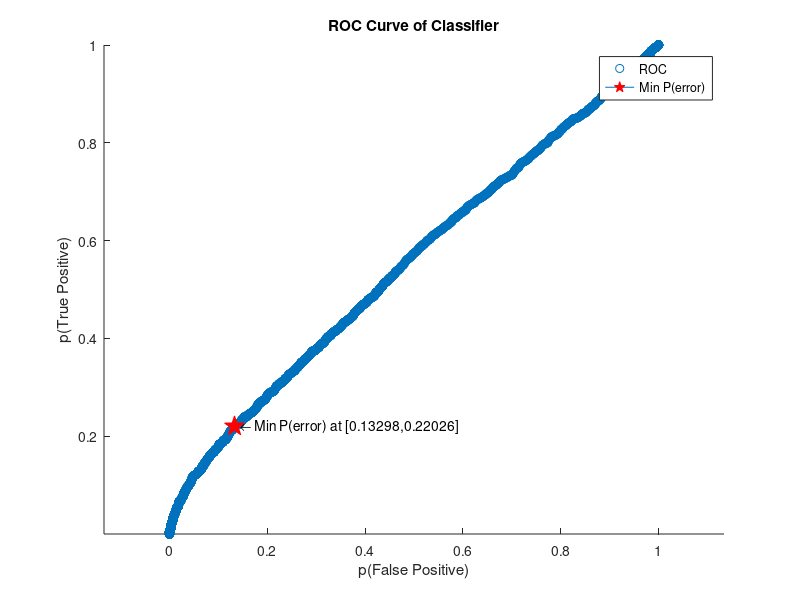
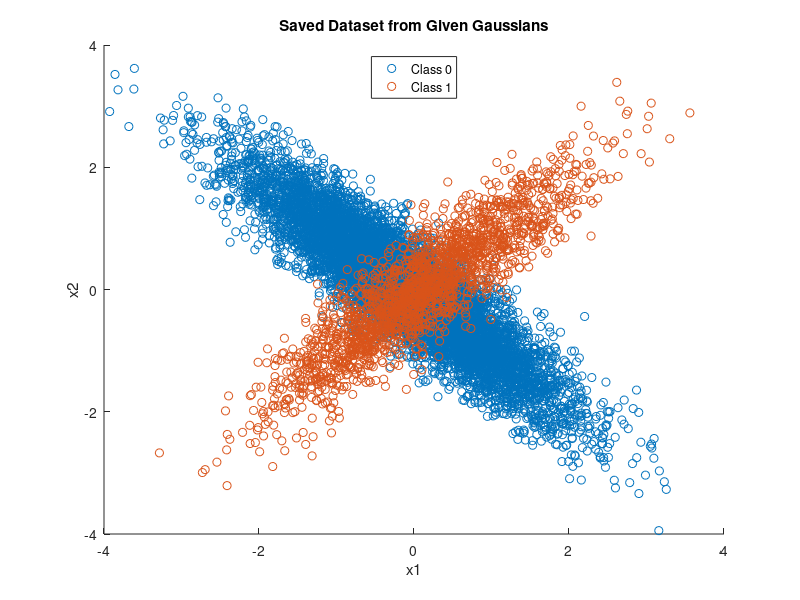
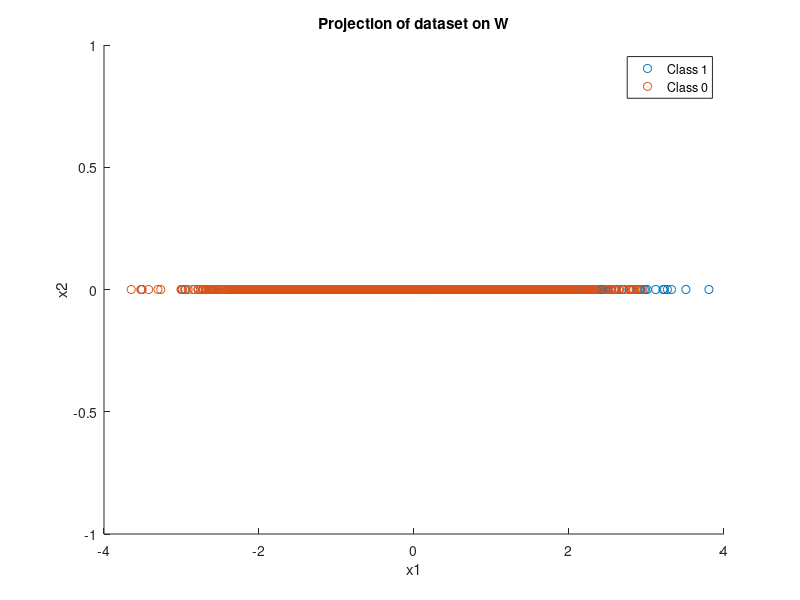

These charts were generated, in order, by the following MATLAB code:
%Author: Michael Busa
%Homework #1: Q1 part 3: Fisher LDA
%Date: 2/10/2020
%Purpose: Import Data from the saved .mat file, evaulate the gaussian pdfs 
%         with the Fisher LDA Model and find the ROC curve for true 
%         and false positive probs


%Load in saved dataset
clear
clc
N=10000;
load('q1_10000_samples.mat');
%Separate actual data from true class labels for each point
samples = data_set(1:2,:);
true_class_labels = data_set(3,:);

%Prepare to separate data
class0_data = zeros(2,N);
class1_data = zeros(2,N);
class0_sample_num = 0;
class1_sample_num = 0;

%Class priors, gaussian parameters
class0_prior = .8;
class1_prior = .2;

%Separate data by classes, count how many data points per class
for n=1:N
    if(true_class_labels(n))
        class1_data(:,n)=samples(:,n);
        class1_sample_num=class1_sample_num+1;
    else
        class0_data(:,n)=samples(:,n);
        class0_sample_num=class0_sample_num+1;
    end
end

%Calculate MUs and SIGMAs based on the samples
sample_mu0 = sum(class0_data,2)./class0_sample_num;
sample_mu1 = sum(class1_data,2)./class1_sample_num;

sample_sig0 = cov(class0_data(1,:),class0_data(2,:))./class0_prior;
sample_sig1 = cov(class1_data(1,:),class1_data(2,:))./class1_prior;

%Find Projection vector w
Sb = (sample_mu0-sample_mu1)*(sample_mu0-sample_mu1)';
Sw = sample_sig0 + sample_sig1;
[V,D] = eig(inv(Sw)*Sb);
[~,ind] = sort(diag(D),'descend');
w = V(:,ind(1)); % Fisher LDA projection vector

%Projected data
y0 = w'*class0_data(:,1:class0_sample_num);
y1 = w'*class1_data(:,class0_sample_num+1:N);
y = [y0,y1];

%Plot projection
figure(3)
scatter(y1,zeros(1,class1_sample_num),'bo')
hold on
scatter(y0,zeros(1,class0_sample_num),'ro')
hold off
title('Projection of dataset on W')
xlabel('x1'),ylabel('x2')
legend('Class 1', 'Class 0', 'Location', 'Northeast')

%Class Decision
increments = 10000;
threshold_values = zeros(increments,1);
row_counter=1;
min_pError = 1;
min_probs = [0,0];

%-inf to 0
for i=10000:-1:5000
    lambda = [1-(i/increments) (i/increments); (i/increments) 1]; %By changing the lambdas, the threshold gradually increases
    gamma = ((lambda(1,1)-lambda(2,1))/(lambda(2,2)-lambda(1,2)))*(class0_prior/class1_prior);
    threshold_values(row_counter) = gamma;
    decision = (y>=gamma);
    false_pos = find(decision==1 & true_class_labels==0); p10 = length(false_pos)/class0_sample_num; % probability of false positive
    true_pos = find(decision==1 & true_class_labels==1); p11 = length(true_pos)/class1_sample_num; % probability of true positive
    probabilities(row_counter,:) = [p10,p11];
    row_counter = row_counter+1;
    pError = p10 + (1-p11);
    if pError<min_pError
        min_pError = pError;
        min_probs = [p10,p11];
    end
end

%0-inf
for i=10000:-1:1
    lambda = [1, 1-(i/increments); (i/increments) 1]; %By changing the lambdas, the threshold gradually increases
    gamma = ((lambda(1,1)-lambda(2,1))/(lambda(2,2)-lambda(1,2)))*(class0_prior/class1_prior);
    threshold_values(row_counter) = gamma;
    decision = (y>=gamma);
    false_pos = find(decision==1 & true_class_labels==0); p10 = length(false_pos)/class0_sample_num; % probability of false positive
    true_pos = find(decision==1 & true_class_labels==1); p11 = length(true_pos)/class1_sample_num; % probability of true positive
    probabilities(row_counter,:) = [p10,p11];
    row_counter = row_counter+1;
    pError = p10 + (1-p11);
    if pError<min_pError
        min_pError = pError;
        min_probs = [p10,p11];
    end
end

min_pError = (min_probs(1)+(1-min_probs(2)))/2;


%Plot the ROC Curve with the minimum p(error) point marked
figure(1)
scatter(probabilities(:,1),probabilities(:,2),'b.') %plot of false positive vs true positive
hold on
plot(min_probs(1),min_probs(2), '-p','Markersize', 15, 'MarkerEdgeColor', 'red', 'MarkerFaceColor', 'red')
txt = strcat('  \leftarrow Min P(error) at [',num2str(min_probs(1)));
txt = strcat(txt,',');
txt = strcat(txt,num2str(min_probs(2)));
txt = strcat(txt,']');
text(min_probs(1),min_probs(2),txt);
title('ROC Curve of Classifier')
xlabel('p(False Positive)'),ylabel('p(True Positive)')
legend('ROC', 'Min P(error)', 'Location', 'Northeast')
axis equal

%Plot of the data set
figure(2),
scatter(class0_data(1,:),class0_data(2,:),'or')
hold on
scatter(class1_data(1,:),class1_data(2,:),'b+')
title('Saved Dataset from Given Gaussians')
legend('Class 0', 'Class 1', 'Location', 'North')
xlabel('x1'),ylabel('x2')
hold off

fprintf('The estimate of the minimum p(Error) is %.4f',min_pError);